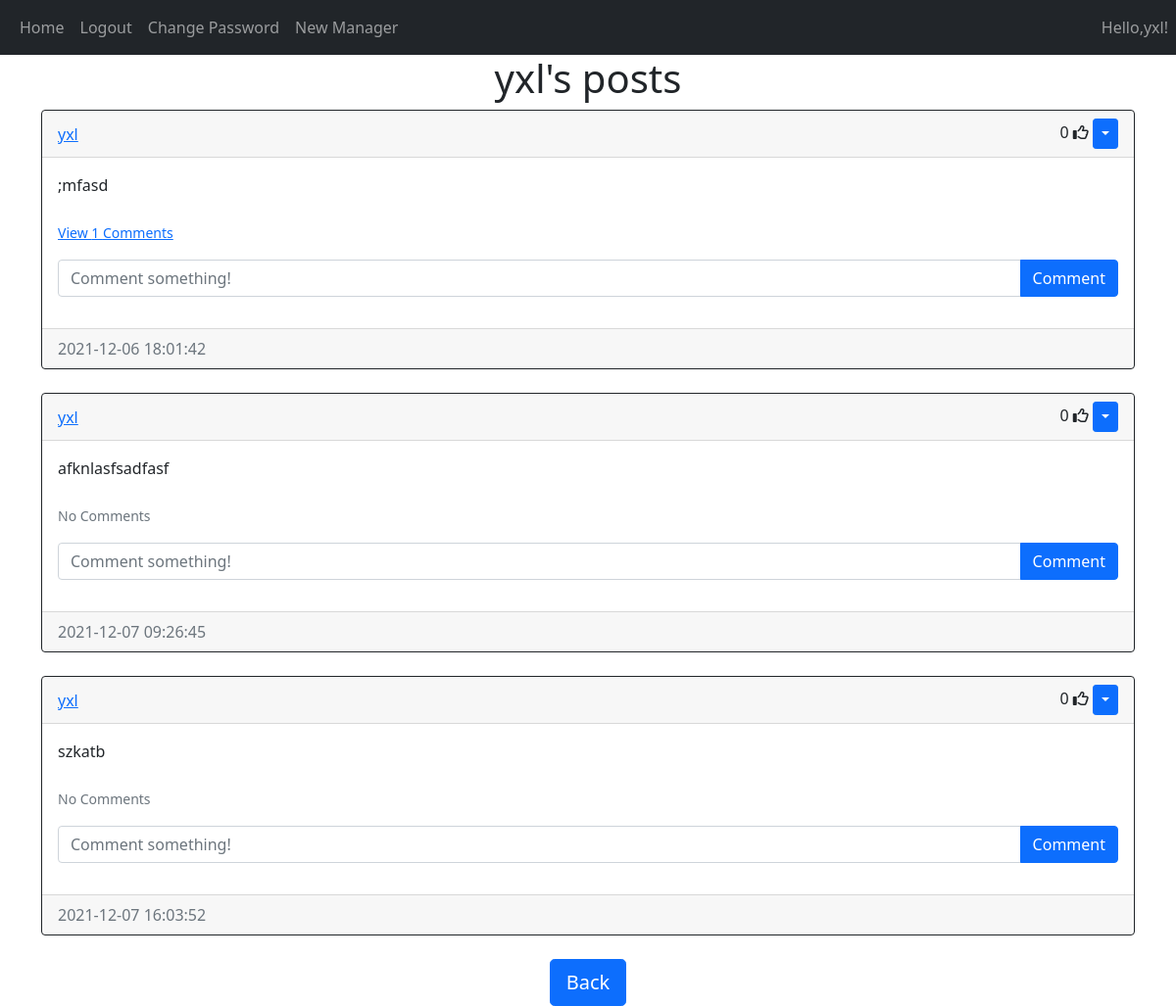
The page /posts/yxl (signed in) on the database its author committed.
### website/models.py (models this page shows)
class User(db.Model, UserMixin):
    id = db.Column(db.Integer, primary_key=True)
    email = db.Column(db.String(150), unique=True)
    username = db.Column(db.String(150), unique=True)
    password = db.Column(db.String(150))
    is_manager = db.Column(db.BOOLEAN)
    date_created = db.Column(db.DateTime(timezone=True), default=func.now())
    posts = db.relationship('Post', backref='user', passive_deletes=True)
    comments = db.relationship('Comment', backref='user', passive_deletes=True)
    likes = db.relationship('Like', backref='user', passive_deletes=True)

class Post(db.Model):
    id = db.Column(db.Integer, primary_key=True)
    text = db.Column(db.Text, nullable=False)
    date_created = db.Column(db.DateTime(timezone=True), default=func.now())
    author = db.Column(db.Integer, db.ForeignKey(
        'user.id', ondelete="CASCADE"), nullable=False)
    comments = db.relationship('Comment', backref='post', passive_deletes=True)
    likes = db.relationship('Like', backref='post', passive_deletes=True)

### website/views.py (the view)
@views.route("/posts/<username>")
@login_required
def posts(username):
    user = User.query.filter_by(username=username).first()
    if not user:
        flash('No user with that username exists.', category='error')
        return redirect(url_for('views.home'))
    posts = user.posts
    return render_template("posts.html", user=current_user, posts=posts, username=username)

### website/templates/posts.html (shortened to what this page needs)
{% extends "posts_div.html" %}  {% block header %} {{username}}'s posts {% endblock %} {% block footer %}
<div align="center">
  <a href="/home"
    ><button type="button" class="btn btn-primary btn-lg">Back</button></a
  >
</div>
{% endblock %}

### website/templates/posts_div.html (shortened to what this page needs)
{% extends "base.html" %} {% block title %}Home{% endblock %} {% block content
%}
<h1 align="center">{% block header %}Posts{% endblock %}</h1>
<div id="posts">
  {% for post in posts %}
  <div class="card border-dark">
    <div class="card-header d-flex justify-content-between align-items-center">
      <a href="/posts/{{post.user.username}}">{{post.user.username}}</a>
      <div>
        <span id="likes-count-{{post.id}}">
        {{ post.likes|length }}</span>
        {% if user.id in post.likes|map(attribute="author")|list %}
        <i
          class="fas fa-thumbs-up"
          id="like-button-{{post.id}}"
          onclick="like({{post.id}})"
        ></i>
        {% else %}
        <i
          class="far fa-thumbs-up"
          id="like-button-{{post.id}}"
          onclick="like({{post.id}})"
        ></i>
        {% endif %} {% if user.id == post.author or user.is_manager == True%}
        <div class="btn-group">
          <button
            type="button"
            class="btn btn-sm btn-primary dropdown-toggle"
            data-bs-toggle="dropdown"
          ></button>
        </div>
        {% endif %}
      </div>
    </div>
    <div class="card-body">
      <div class="card-text">{{post.text}}</div>
      <br />
      <p class="card-text">
        {% if post.comments|length > 0 %}
        <a data-bs-toggle="collapse" href="#comments-{{post.id}}" role="button">
          <small>View {{post.comments|length}} Comments</small>
        </a>
        {% else %}
        <small class="text-muted">No Comments</small>
        {% endif %}
      </p>
      <form
        class="input-group mb-3"
        method="POST"
        action="/create-comment/{{post.id}}"
      >
        <input
          type="text"
          id="text"
          name="text"
          class="form-control"
          placeholder="Comment something!"
        />
        <button type="submit" class="btn btn-primary">Comment</button>
      </form>
    </div>
    <div class="card-footer text-muted">{{post.date_created}}</div>
  </div>
  <br > {% endfor %}
</div>
{% block footer %}{% endblock %} {% endblock %}

### website/templates/base.html (shortened to what this page needs)
<!DOCTYPE html>
<html lang="en">
  <head>
    <link
      href="https://cdn.jsdelivr.net/npm/bootstrap@5.0.2/dist/css/bootstrap.min.css"
      rel="stylesheet"
    />
  </head>
  <body>
    <nav class="navbar navbar-expand-lg navbar-dark bg-dark">
      <div class="container-fluid">
        <div class="collapse navbar-collapse" id="navbar" >
          <div class="navbar-nav">
            <a class="nav-item nav-link" href="/home">Home</a>
            {% if user.is_authenticated %}
            <a class="nav-item nav-link" href="/logout">Logout</a>
            <a class="nav-item nav-link" href="/change_password">Change Password</a>
                {% if user.is_manager == True %}
                    <a class="nav-item nav-link" href="/new_manager">New Manager</a>
                {% endif %}
            {% else %}
            <a class="nav-item nav-link" href="/login">Login</a>
            <a class="nav-item nav-link" href="/sign_up">Sign Up</a>
                <a class="nav-item nav-link" href="/forget_password">Forget Password</a>
            {% endif %}
          </div>
        </div>
      </div>
    <div class = "collapse navbar-collapse" id = "navbar">
        <div class="navbar-nav">
            {% if user.is_authenticated %}
            <a class="nav-item nav-link">Hello,{{ user.username }}!</a>
            {% else %}
            <a class="nav-item nav-link">Hello!</a>
            {% endif %}
        </div>
    </div>
    </nav>
    <div class="container">{% block content %}{% endblock %}</div>
  </body>
</html>

### rows shown on the page
User: username "yxl"
Post: user.username "yxl", likes|length "0", text ";mfasd", comments|length "1", date_created "2021-12-06 18:01:42"
Post: user.username "yxl", likes|length "0", text "afknlasfsadfasf", shows "No Comments", date_created "2021-12-07 09:26:45"
Post: user.username "yxl", likes|length "0", text "szkatb", shows "No Comments", date_created "2021-12-07 16:03:52"
